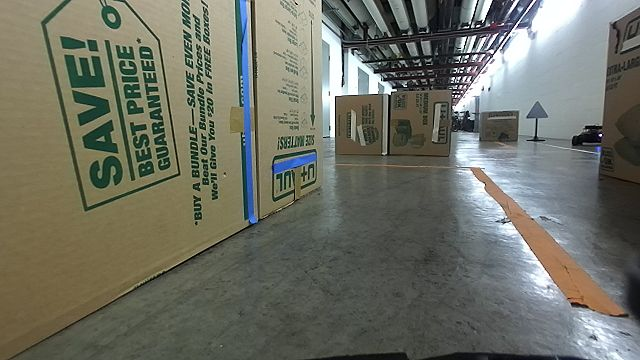
#> input picture city_test_images/citystart.png, 640 x 360 px, given in place of turn2.png, which was not available
$ jupyter execute city_tuning.ipynb
#> lines starting #> are read from the running program, lines starting #| are printed output that depends on the picture; after the words box and inside, x2 and y2 are one past the last pixel; in counts of white or black regions, pixels touching at a corner belong together; long printed decimals are rounded; pictures that were not available may be replaced by others from this repository, and a replacement may not be noted
#> further down, img is the input picture: shape (360, 640, 3); mean B, G, R 100.5, 111.8, 109.8
[cell 1]
import cv2
import numpy as np

#################### X-Y CONVENTIONS #########################
# 0,0  X  > > > > >
#
#  Y
#
#  v  This is the image. Y increases downwards, X increases rightwards
#  v  Please return bounding boxes as ((xmin, ymin), (xmax, ymax))
#  v
#  v
#  v
###############################################################

WIDTH = 400
HEIGHT = 300
SCALE = 100
CENTER = WIDTH // 2

def image_print(img):
	"""
	Helper function to print out images, for debugging. Pass them in as a list.
	Press any key to continue.
	"""
	cv2.imshow("image", img)
	cv2.waitKey(0)
	cv2.destroyAllWindows()


def homography_matrix():
    PTS_IMAGE_PLANE =   [[180, 172],
                [315,226],
                [331, 170],
                [494, 159],
                [432, 210],
                [217, 220],
                #FROM homography1
                [303, 367],
                [547, 361]]

    PTS_GROUND_PLANE = [[110.0, 50.0],
                [30.0, 0.0],
                [110, 0.0],
                [110.0, -50.0],
                [30.0, -10.0],
                [30.0, 10.0],
                #FROM HOMOGRAPHY1
                [10.0, 0.0],
                [10.0, -8.0]]

    METERS_PER_INCH = 0.0254

    if not len(PTS_GROUND_PLANE) == len(PTS_IMAGE_PLANE):
        rospy.logerr("ERROR: PTS_GROUND_PLANE and PTS_IMAGE_PLANE should be of same length")

    np_pts_ground = np.array(PTS_GROUND_PLANE)
    np_pts_ground = np_pts_ground * METERS_PER_INCH
    np_pts_ground = np.float32(np_pts_ground[:, np.newaxis, :])

    np_pts_ground = np_pts_ground * SCALE
    np_pts_ground[:, :, 1] += CENTER
    np_pts_ground = np_pts_ground[:, :, ::-1]

    np_pts_image = np.array(PTS_IMAGE_PLANE)
    np_pts_image = np.float32(np_pts_image[:, np.newaxis, :])

    h, err = cv2.findHomography(np_pts_image, np_pts_ground)

    return h

def transform_image(img):
    #convert to hsv
    img_hsv = cv2.cvtColor(img, cv2.COLOR_BGR2HSV) #for line following, convert img to img_line
#> img_hsv: shape (360, 640, 3); mean H, S, V 53.3, 51.6, 117.3

    # [8 lines of commented-out code are left out]

    light_orange = (10, 110, 120) #H,S,V (0, 210, 170)
    dark_orange = (45, 220, 200) #H,S,V (50, 255, 255)
    mask = cv2.inRange(img_hsv, light_orange, dark_orange)
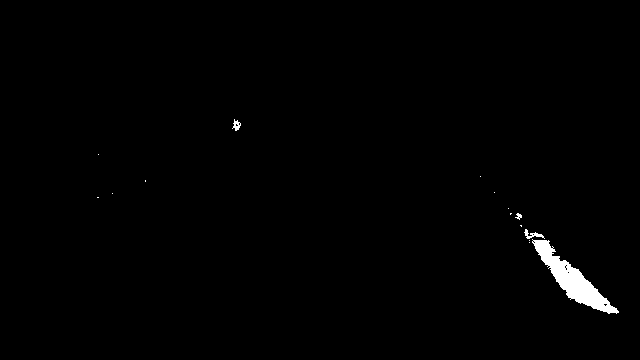
#> mask: shape (360, 640); 0.88% white; 15 white regions (11 under 20 px), largest, box (x1, y1, x2, y2) and area: (532, 239, 619, 314) 1850, (524, 229, 545, 239) 80, (232, 119, 241, 131) 55, (515, 213, 522, 220) 26
    img = cv2.bitwise_and(img_hsv, img_hsv, mask=mask)
#> img: shape (360, 640, 3); mean H, S, V 0.1, 1.1, 1.4
    # plt.figure()
    # plt.imshow(masked_img)

    height, width, channels = img.shape
#> height = 360; width = 640; channels = 3
    height_cutoff = int(height*0.39)
#> height_cutoff = 140

    img[:int(height_cutoff), 0:width] = 0
#> img: shape (360, 640, 3); mean H, S, V 0.1, 1.1, 1.4

    img = cv2.warpPerspective(img, homography_matrix(), (WIDTH, HEIGHT))
#> img: shape (300, 400, 3); mean H, S, V 0, 0.1, 0.2
    return img

def convert_line_to_world(line):
  x1, y1, x2, y2 = line[0]
  return [(x1 * 1.0 - CENTER * 1.0) / (SCALE * 1.0), y1 / (SCALE*1.0), (x2 * 1.0 - CENTER * 1.0) / (SCALE * 1.0), y2 / (SCALE*1.0)]
  return [(i * 1.0 - CENTER * 1.0) / (SCALE * 1.0) for i in line[0]]

def cd_color_segmentation(img, template):
    """
    Implement the cone detection using color segmentation algorithm
    Input:
      img: np.3darray; the input image with a cone to be detected. BGR.
      template_file_path; Not required, but can optionally be used to automate setting hue filter values.
    Return:
      bbox: ((x1, y1), (x2, y2)); the bounding box of the cone, unit in px
          (x1, y1) is the top left of the bbox and (x2, y2) is the bottom right of the bbox
    """
#> called with template = ''
    ########## YOUR CODE STARTS HERE ##########


    linesP = cv2.HoughLinesP(img[:, :, 0], rho=1, theta=np.pi/180, threshold=40, minLineLength=35, maxLineGap=6)
#> linesP = [[158, 70, 169, 32]]

    if(not type(linesP) is np.ndarray):
        return img, [], False

    line = linesP[0]
#> line = [[158, 70, 169, 32]]
    known_m = [(line[0][3]*1.0 - line[0][1]*1.0) / (line[0][2]*1.0 - line[0][0]*1.0)]
#> known_m = [-3.45]
    known_b = [line[0][1] - known_m[0] * line[0][0]]
#> known_b = [615.8]
    # known_m = []
    # known_b = []
    lines = [line]
#> lines = [[[158, 70, 169, 32]]]
    # print("LINES", lines)

    for line in linesP:
      m = (line[0][3]*1.0 - line[0][1]*1.0) / (line[0][2]*1.0 - line[0][0]*1.0)
      b = line[0][1] - m * line[0][0]
      m_thresh = 1.1

      addline = True
      for i in range(len(known_m)):
        if (abs(m - known_m[i]) < abs(0.3 * m)) and (abs(b - known_b[i]) < abs(0.3 * b)):
          addline = False

      if(addline):
         known_m.append(m)
         known_b.append(b)
         lines.append([[line[0][0], line[0][1], line[0][2], line[0][3]]])
#> this loop made 1 pass
#> (line, m, b, m_thresh) on pass 1: ([[158, 70, 169, 32]], -3.45, 615.8, 1.1)

    world_lines = [convert_line_to_world(i) for i in lines]
#> world_lines = [[-0.42, 0.7, -0.31, 0.32]]

    # for i in lines:
    #   plt.plot([i[0][0], i[0][2]], [i[0][1], i[0][3]])
    return img, world_lines, True

import matplotlib.pyplot as plt

names = ["city1.png", 'cityc1.png', 'cityc2.png', 'cityend.png', 'cityend2.png', 'citystartleft.png', 'citystartr.png']


# for NAME in names:
#   print(NAME)
NAME = 'turn2.png'
plt.figure()
img = cv2.imread(NAME)
plt.imshow(img)

img = cv2.imread(NAME)
img = transform_image(img)
plt.figure()
plt.imshow(cv2.cvtColor(img, cv2.COLOR_BGR2RGB))
img, lines, found = cd_color_segmentation(img, '')
#> lines = [[-0.42, 0.7, -0.31, 0.32]]; found = True


print(lines)
#| [[-0.42, 0.7, -0.31, 0.32]]
lines = lines[0]
#> lines = [-0.42, 0.7, -0.31, 0.32]
lines[0]
lines[1]
#> Out = 0.7
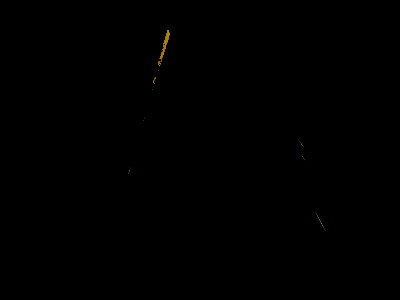
#> shown: shape (300, 400, 3); mean R, G, B 0.2, 0.1, 0

[cell 2]
def drive_command(goalx, goaly):
    eta = np.arctan2(goaly, goalx)
    angle = np.arctan2(2 * 0.32 * np.sin(eta), np.sqrt(goalx**2 + goaly**2))
    return angle


def pure_pursuit(lines):
  [x1, y1, x2, y2] = lines
#> x1 = -0.42; y1 = 0.7; x2 = -0.31; y2 = 0.32
  carx1, cary1, carx2, cary2 = y1, x1, y2, x2
#> carx1 = 0.7; cary1 = -0.42; carx2 = 0.32; cary2 = -0.31
  goalx = (carx1*1.0 + carx2*1.0) / 2
#> goalx = 0.51
  goaly = (cary1*1.0 + cary2*1.0) / 2
#> goaly = -0.365
  print(drive_command(goalx, goaly) / np.pi * 180)
#> in drive_command, `eta = np.arctan2(goaly, goalx)`: eta = -0.621
#> in drive_command, `angle = np.arctan2(2 * 0.32 * np.sin(eta), np.sqrt(goalx**2 + goaly**2))`: angle = -0.536
#| -30.707

pure_pursuit(lines)

$ run again, on city_test_images/turn3.png
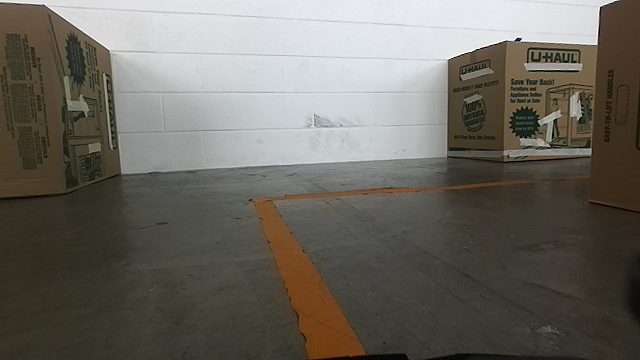
#> input picture city_test_images/turn3.png, 640 x 360 px, given in place of turn2.png, which was not available
#> img is the input picture: shape (360, 640, 3); mean B, G, R 96.6, 104.2, 107.7
#> img_hsv: shape (360, 640, 3); mean H, S, V 44.1, 48.8, 109.6
#> in transform_image, `mask = cv2.inRange(img_hsv, light_orange, dark_orange)`:
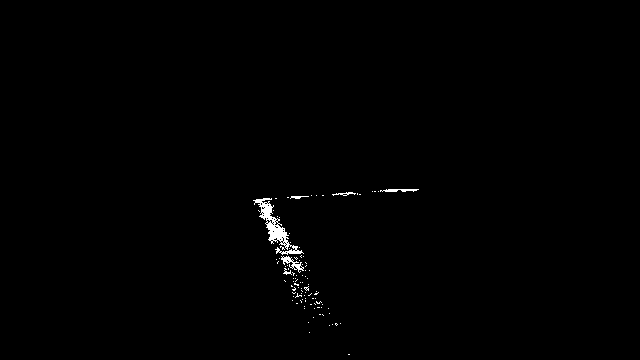
#> mask: shape (360, 640); 0.53% white; 98 white regions (92 under 20 px), largest, box (x1, y1, x2, y2) and area: (253, 198, 304, 255) 699, (281, 256, 304, 273) 134, (380, 189, 419, 192) 84, (332, 192, 356, 196) 43, (290, 196, 309, 199) 34, (283, 268, 292, 275) 26
#> linesP = [[202, 35, 223, 125], [200, 28, 222, 125], [208, 56, 224, 125], [210, 62, 224, 123], [165, 135, 226, 118], [167, 136, 226, 119]]
#> in cd_color_segmentation, `line = linesP[0]`: line = [[202, 35, 223, 125]]
#> in cd_color_segmentation, `known_m = [(line[0][3]*1.0 - line[0][1]*1.0) / (line[0][2]*1.0 - line[..`: known_m = [4.29]
#> in cd_color_segmentation, `known_b = [line[0][1] - known_m[0] * line[0][0]]`: known_b = [-830.7]
#> in cd_color_segmentation, `lines = [line]`: lines = [[[202, 35, 223, 125]]]
#> the loop in cd_color_segmentation, `for line in linesP:` made 6 passes
#> (line, m, b) on passes 1 to 6: ([[202, 35, 223, 125]], 4.29, -830.7), ([[200, 28, 222, 125]], 4.41, -853.8), ([[208, 56, 224, 125]], 4.31, -841), ([[210, 62, 224, 123]], 4.36, -853), ([[165, 135, 226, 118]], -0.279, 181), ([[167, 136, 226, 119]], -0.288, 184.1)
#> after the loop in cd_color_segmentation, `for line in linesP:`: known_b = [-830.7, 181]; known_m = [4.29, -0.279]; lines = [[[202, 35, 223, 125]], [[165, 135, 226, 118]]]
#> world_lines = [[0.02, 0.35, 0.23, 1.25], [-0.35, 1.35, 0.26, 1.18]]
#> `img, lines, found = cd_color_segmentation(img, '')`: lines has the same summary as world_lines in cd_color_segmentation; found = True
#| [[0.02, 0.35, 0.23, 1.25], [-0.35, 1.35, 0.26, 1.18]]
#> `lines = lines[0]`: lines = [0.02, 0.35, 0.23, 1.25]
#> Out = 0.35
#> `[cell 1] import cv2 import numpy as np  #################### X-Y CONVE..`:
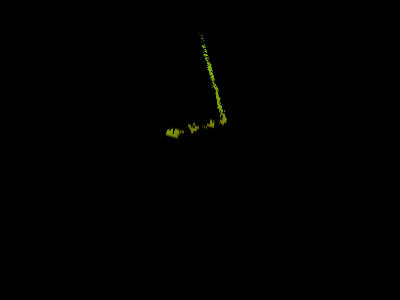
#> shown: shape (300, 400, 3); mean R, G, B 0.5, 0.5, 0
#> x1 = 0.02; y1 = 0.35; x2 = 0.23; y2 = 1.25
#> carx1 = 0.35; cary1 = 0.02; carx2 = 1.25; cary2 = 0.23
#> goalx = 0.8
#> goaly = 0.125
#> eta = 0.155
#> angle = 0.121
#| 6.957
